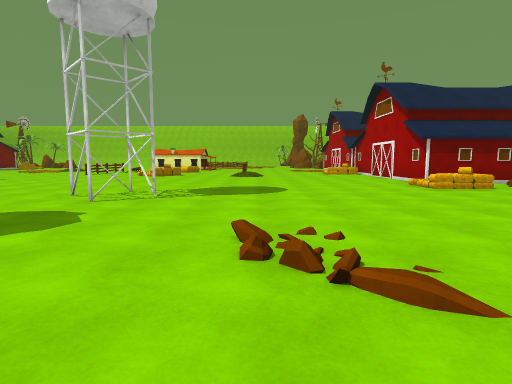
view 1 (above)

24 first-person views from a walk through a Unity game level. The camera is 1.4 m above the floor, tilts 6° down and sees 80° across. The floor is counted in squares, 2 m on a side. Each view is taken from the middle of a square. On the plan, view 1 faces up. The plan holds only what a view shows up to about 10 squares ahead; the rest is blank. The place goes on beyond the plan. Some surface patterns are stand-ins.

view 2
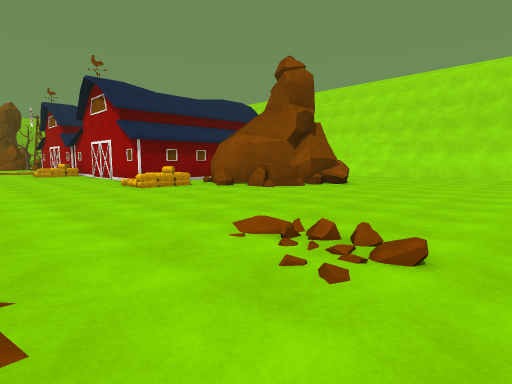

view 3
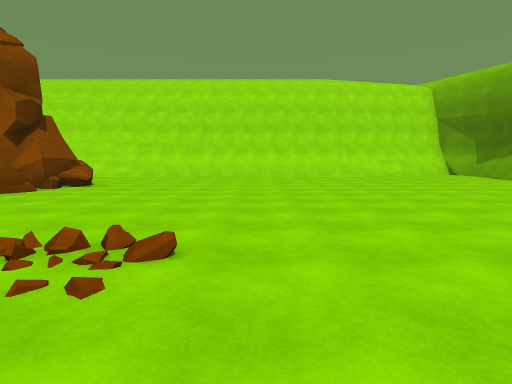

view 4
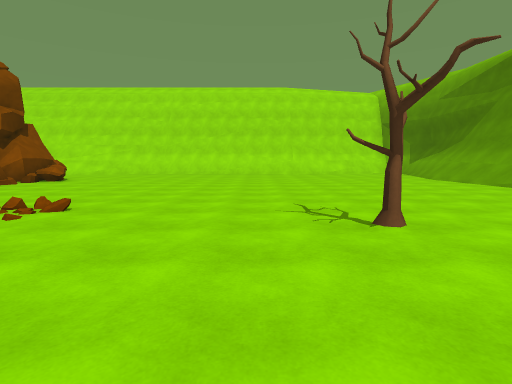

view 5
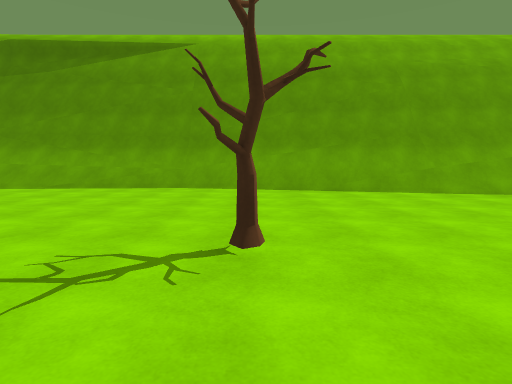

view 6
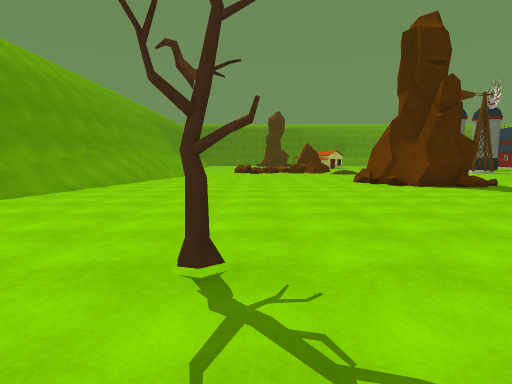

view 7
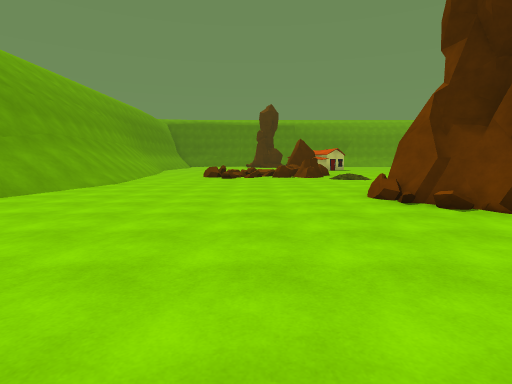

view 8
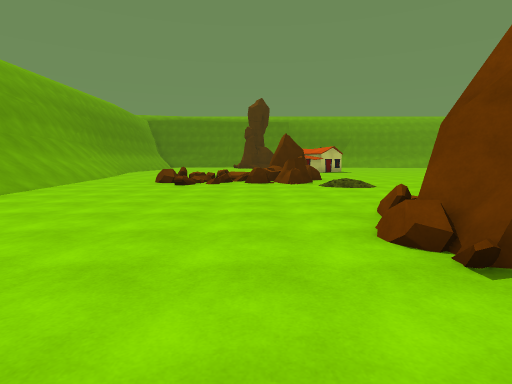

view 9
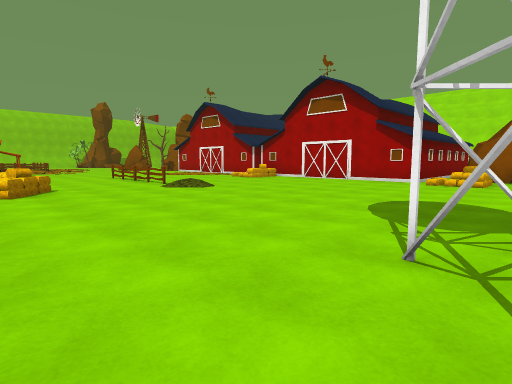

view 10
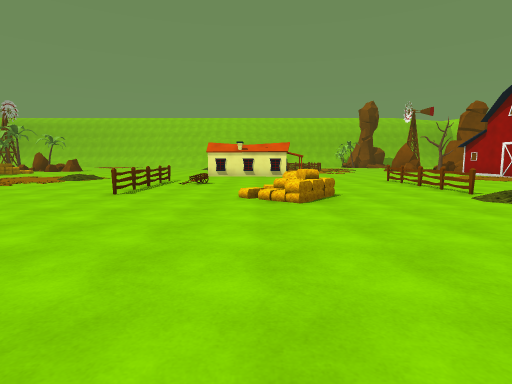

view 11
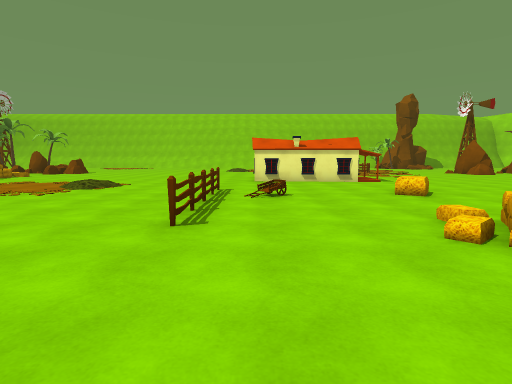

view 12
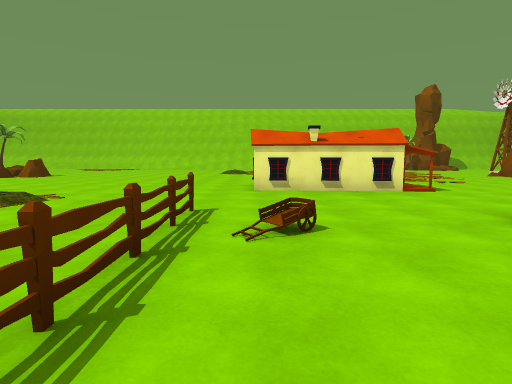

view 13
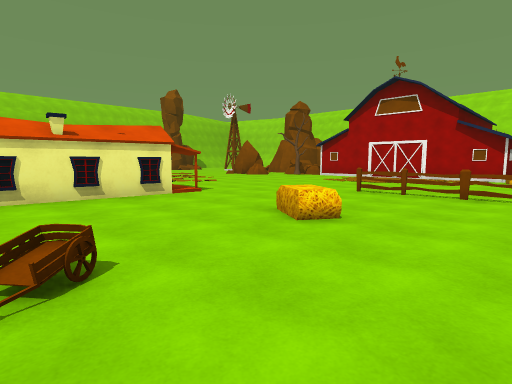

view 14
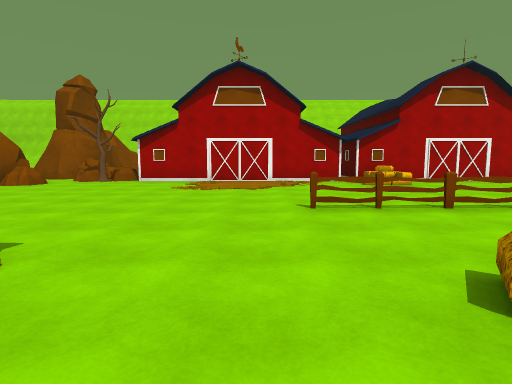

view 15
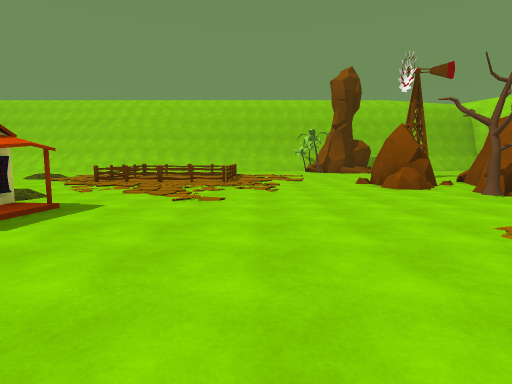

view 16
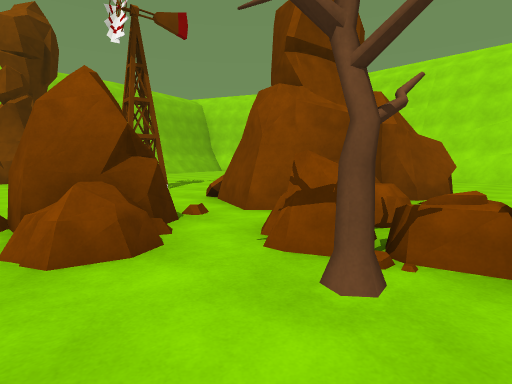

view 17
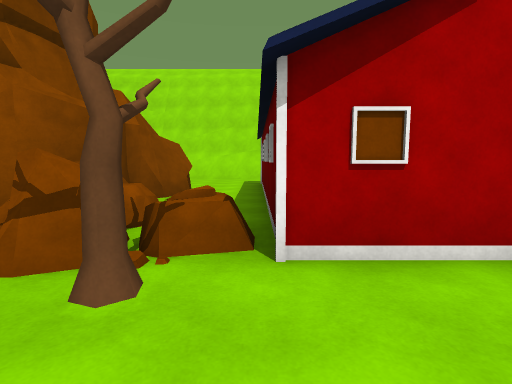

view 18
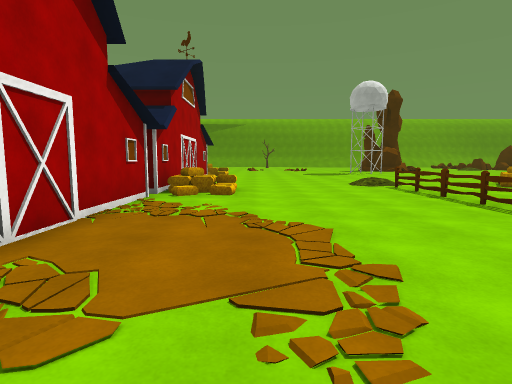

view 19
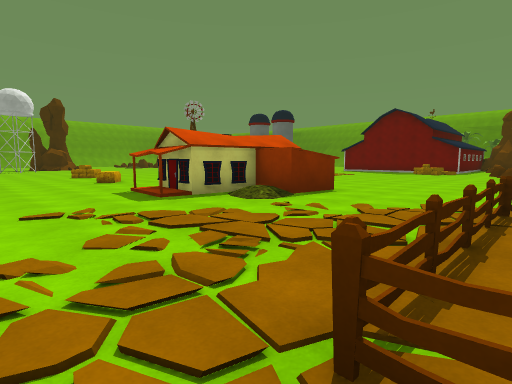

view 20
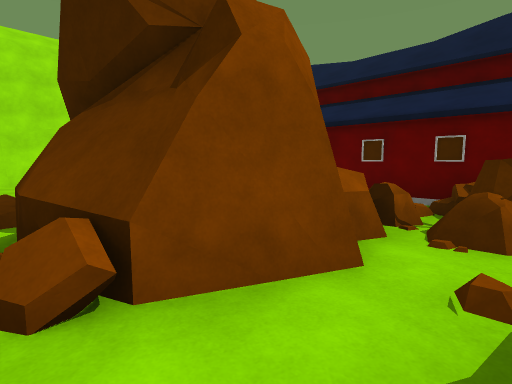

view 21
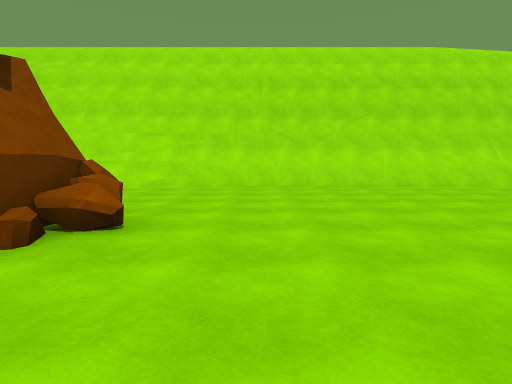

view 22
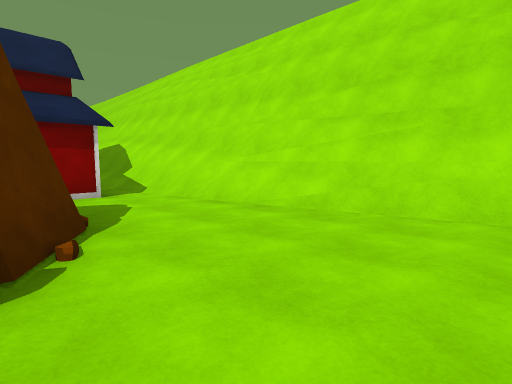

view 23
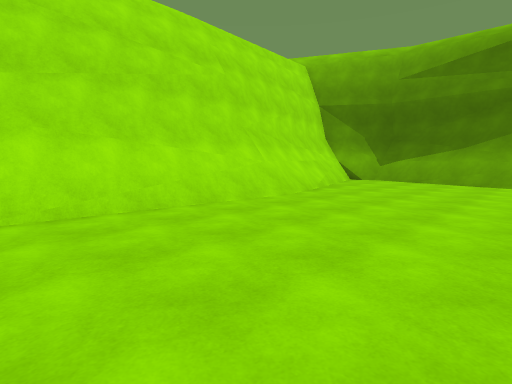

view 24
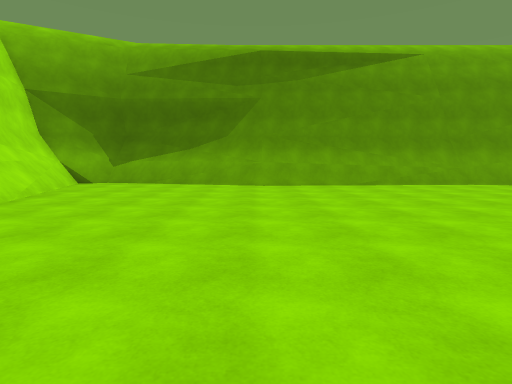

### Floor plan
Key: @ floor where view 1 was taken; # wall or solid block; x gap in a wall; . main floor; : floor 0.25 m higher than the main floor; / step, stairs or slope; = window, fence, low wall or low ledge; ^ raised ledge; H haystack; T tree; R rock; A hay bale; F fence; U house.
Columns run from 13 left of view 1 to 15 right of it. Each row starts with its distance up from view 1.
 28       ..FF.FF.... ..x.
 27    ......F.FF...R#R.##      #
 26   ...............RR####     #
 25   ................RR#.##....=
 24 ......UU//.......TRRR....../=
 23 ......UU//.........#.......
 22 ......U  UU.......##
 21 ......UUUUU.......#
 20 ./................#
 19 .//...............#
 18 .....F......F.....#
 17  ....F.#.A..F.....#
 16  ....F......F.....x
 15   ...F......F....HH
 14    .....HH.../....#
 13     .....H..//....#       //^
 12     ..............#       //^
 11      .............#       //^
 10      .............##      //^
  9       .............###  ##//^
  8       ............H.#   ..//^
  7        .............#   .../=
  6         ..##........^###...#=
  5         .............###...##
  4 ..      ...................==
  3 ....    ##..................#
  2   /..   ##..................#
  1 ///...=##................../#
  0 RR...........@............./#
 -1 R/........................./#
 -2 =/........................./#
 -3 =:.............T.........../#
 -4 =........................../#
 -5 .........................../#
 -6 ...//.......................=
 -7 ///////////.................=
 -8 ///===//////#==.............=
 -9 ^^ ^^^ ^^^^=====#########=..#

Positions as (right, up) in squares from view 1, and headings:
1: (0, 0), facing up
2: (1, 0), facing up-right
3: (1, 0), facing right
4: (-1, -2), facing right
5: (2, -1), facing down
6: (4, -3), facing left
7: (0, -2), facing left
8: (-3, -1), facing left
9: (-5, 6), facing up-right
10: (-5, 8), facing up
11: (-7, 11), facing up
12: (-7, 14), facing up
13: (-7, 15), facing up-right
14: (-5, 19), facing right
15: (0, 18), facing up
16: (3, 23), facing up-right
17: (3, 23), facing right
18: (3, 22), facing down
19: (0, 28), facing down-left
20: (5, 28), facing down-right
21: (6, 3), facing right
22: (10, 3), facing up-right
23: (10, 1), facing down-right
24: (10, 0), facing down
